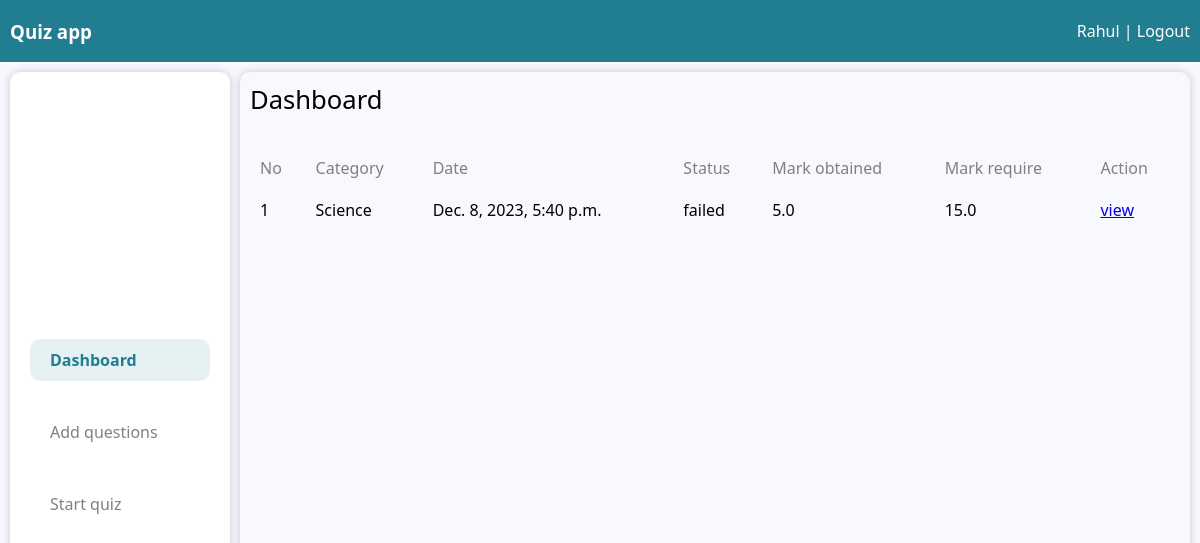
/ (signed in), run on the app's committed database.
### access/models.py (models this page shows)
class User(models.Model):
    id = models.AutoField(primary_key=True)
    username = models.CharField(max_length=225)
    password = models.CharField(max_length=225)
    user_type = models.CharField(max_length=10)
    class Meta:
        db_table = 'auth'

### startquiz/models.py (models this page shows)
class Result(models.Model):
    id = models.AutoField(primary_key=True)
    user = models.ForeignKey('access.User', on_delete=models.CASCADE)
    status = models.IntegerField(default=None, blank=True, null=True)
    total_mark = models.FloatField(default=None, blank=True, null=True)
    category = models.ForeignKey('dashboard.Category', on_delete=models.CASCADE)
    date = models.DateTimeField(default=None)
    class Meta:
        db_table = 'result'

### dashboard/views.py (the view, shortened to what this page needs)
# urls.py: path('', Dashboard.as_view(), name="dashboard"),
class Dashboard(View):
    def get(self, request, result_id = None):
        user_id = login(request)
        if not user_id:
            return redirect('/auth/login')
        user = User.objects.filter(id = user_id).first()
        if user is None:
            return redirect('/auth/login')
        context = {
            'username' : user.username,
            'user_type' : user.user_type
        }
        conf = Setting.objects.first()
        if result_id is None:
            if user.user_type == 'user':
                all_res = Result.objects.filter(user = user_id).all().values('id', 'user__username', 'status', 'total_mark', 'category__category_name', 'date')
            else:
                all_res = Result.objects.all().values('id', 'user__username', 'status', 'total_mark', 'category__category_name', 'date')
            context['all_result'] =  all_res
            for i in all_res:
                i['max_mark'] = conf.mark_per_questions * conf.max_questions
        return render(request, 'dashboard/dashboard.html', context=context)

### access/views.py (called while the page is built)
def login(request):
    try:
        user_id = request.session['user_id']
        return user_id
    except:
        return False

### dashboard/templates/dashboard/dashboard.html (shortened to what this page needs)
<!DOCTYPE>
<html>
    <head>
        <link rel="stylesheet" href="/static/css/base.css">
        <link rel="stylesheet" href="/static/css/dashboard/dashboard.css">
    </head>
    <body>
        <header class="app-header">
            <h3>Quiz app</h3>
            <section class="hyper-link">
                {% if user_type == 'user' %}
                {{ username }} |
                {% else %}
                Admin |
                {% endif %}
                <a href="/auth/logout">Logout</a>
            </section>
        </header>
        <main>
            <aside>
                <a href="/"> <article id="nav-bashboard">Dashboard</article> </a>
                <a href="/question"> <article id="nav-question">Add questions</article> </a>
                {% if user_type == 'user' %}
                <a href="/quiz"> <article id="nav-quiz">Start quiz</article> </a>
                {% else %}
                <a href="/category"> <article id="nav-category">Add category</article> </a>
                <a href="/settings"> <article id="nav-settings">Settings</article> </a>
                {% endif %}
            </aside>
            <div class="main-div">
                {% block admin %}
                  <div class="main-container">
                    <header class="page-header">Dashboard</header>
                    {% if all_result %}
                    <table border="0" cellpadding="10", cellspacing="0" class="result-table">
                        <tr>
                            <th>No</th>
                            <th>Category</th>
                            <th>Date</th>
                            <th>Status</th>
                            <th>Mark obtained</th>
                            <th>Mark require</th>
                            <th>Action</th>
                        </tr>
                        {% for res in all_result %}
                        <tr>
                            <td>{{ forloop.counter }}</td>
                            <td>{{ res.category__category_name }}</td>
                            <td>{{ res.date }}</td>
                            <td>
                                {% if res.status == 0 %}
                                failed
                                {% else %}
                                Passed
                                {% endif %}
                            </td>
                            <td>{{ res.total_mark }}</td>
                            <td>{{ res.max_mark }}</td>
                            <td>
                                <a href="/result/{{ res.id }}">view</a>
                            </td>
                        </tr>
                        {% endfor %}
                    </table>
                    {% endif %}
                  </div>
                {% endblock admin %}
            </div>
        </main>
    </body>
</html>

### static/css/base.css (style rules this page uses)
html { font-family: system-ui, -apple-system, BlinkMacSystemFont, 'Segoe UI', Roboto, Oxygen, Ubuntu, Cantarell, 'Open Sans', 'Helvetica Neue', sans-serif; padding: 0; margin: 0; }
body { margin: 0; background-color: ghostwhite; user-select: none; scroll-behavior: smooth; }
:root { --primary-color: rgb(33, 125, 144) ; }
.app-header { display: flex; align-items: center; justify-content: space-between; background-color: var(--primary-color); padding: 0 10px; color: white; }
.selected-nav { color: var(--primary-color); font-weight: bold; background-color: rgba(33, 126, 144, 0.11); }

### static/css/dashboard/dashboard.css (style rules this page uses)
.hyper-link a { color: white; text-decoration: none; }
main { display: flex; padding: 10px; height: calc(100% - 80px); }
aside { width: fit-content; background-color: white; box-shadow: 0px 0px 8px 0px rgba(128, 128, 128, 0.411); min-height: calc(100% - 40px); border-radius: 10px; padding: 20px; display: flex; flex-direction: column; justify-content: center; }
aside a { color: grey; text-decoration: none; }
aside article { border-radius: 10px; width: 140px; padding: 10px 20px; margin: 15px 0; }
.main-div { margin-left: 10px; border-radius: 10px; box-shadow: 0px 0px 8px 0px rgba(128, 128, 128, 0.411); width: 100%; min-height: 100%; height: fit-content; }
.main-container { padding: 10px; }
.page-header { font-size: 1.6em; display: flex; margin-bottom: 30px; justify-content: space-between; }
.result-table { width: 100%; }
.result-table th { text-align: start; color: grey; font-weight: normal; }

### data on the page
User: username "Rahul"
Result: category__category_name "Science", date "Dec. 8, 2023, 5:40 p.m.", status "failed", total_mark "5.0", max_mark "15.0"
